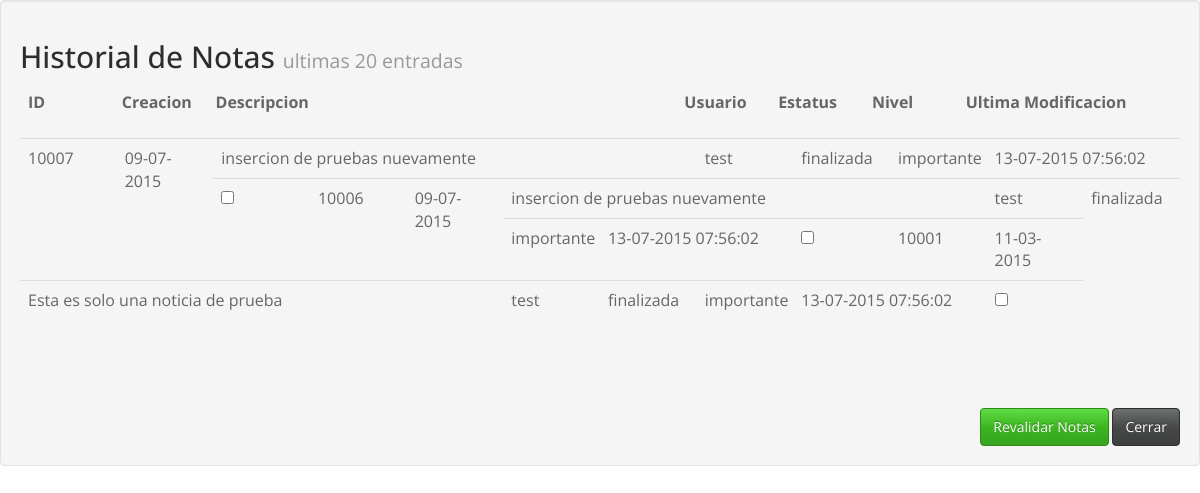
Page /sections/notas.php on the earlier database version.
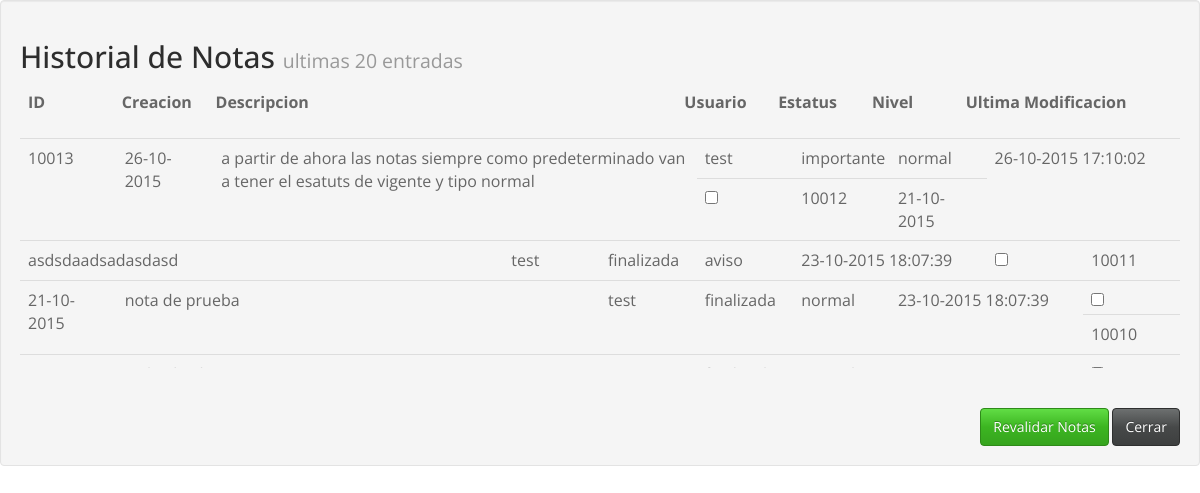
Same page on the later database version.
### tables this page shows
CREATE TABLE IF NOT EXISTS `notas` (
  `id` int(10) unsigned NOT NULL,
  `stampa` timestamp NOT NULL DEFAULT '0000-00-00 00:00:00',
  `fecha_crea` date NOT NULL DEFAULT '0000-00-00',
  `fecha_edit` datetime NOT NULL DEFAULT '0000-00-00 00:00:00',
  `estado` int(10) unsigned NOT NULL DEFAULT '0',
  `importancia` int(10) unsigned NOT NULL DEFAULT '0',
  `usuario` int(10) unsigned NOT NULL DEFAULT '0',
  `descripcion` text NOT NULL
);

CREATE TABLE IF NOT EXISTS `usuarios` (
  `id` int(10) unsigned NOT NULL,
  `username` varchar(45) NOT NULL DEFAULT '',
  `fullname` varchar(45) NOT NULL DEFAULT '',
  `email` varchar(50) NOT NULL DEFAULT '',
  `password` varchar(45) NOT NULL DEFAULT '',
  `level` int(10) unsigned NOT NULL DEFAULT '2'
);

CREATE TABLE IF NOT EXISTS `notas_status` (
  `id` int(10) unsigned NOT NULL,
  `valor` varchar(45) NOT NULL DEFAULT '',
  `descipcion` varchar(45) NOT NULL DEFAULT ''
);

CREATE TABLE IF NOT EXISTS `notas_nivel` (
  `id` int(10) unsigned NOT NULL,
  `valor` varchar(45) NOT NULL DEFAULT '',
  `descipcion` varchar(45) NOT NULL DEFAULT ''
);

### functions/funciones.php (called while the page is built, shortened)
<?php
function ultimasNotas(){
	$query = "SELECT 	n.id as id,
						n.fecha_crea as fecha,
						n.descripcion as descripcion,
						u.username as usuario,
						e.valor as estado,
						i.valor as importancia,
						n.fecha_edit as modificacion
	FROM notas n, usuarios u, notas_status e, notas_nivel i
			WHERE n.estado = e.id
			AND n.importancia = i.id
			AND	n.estado <> '1'
			AND n.usuario = u.id
			ORDER BY n.id DESC;";
	$res = mysql_query($query);
	return $res;
}
function convertir_fecha($date,$val){
	if($val == 0){
		$fecha = date("Y-m-d",strtotime($date));
	}else{
		$fecha = date("d-m-Y",strtotime($date));
	}
	return $fecha;
}
function fecha_visible($date,$val){
	if($val == 0){
		$fecha = date("Y-m-d H:i:s",strtotime($date));
	}else{
		$fecha = date("d-m-Y H:i:s",strtotime($date));
	}
	return $fecha;
}
?>

### sections/notas.php (the view, shortened to what this page needs)
<link type="text/css" rel="stylesheet" href="../css/bootstrap.css"  media="screen,projection"/></link>
<link type="text/css" rel="stylesheet" href="../css/custom.css"  media="screen,projection"/>
<?php
require_once('../functions/funciones.php');
?>
<body onunload="javascript:refreshParent()">
<div class="well bs-component col-lg-12">
	<h2>Historial de Notas <small>ultimas 20 entradas</small></h2>
<form name = "notas-v" method="POST" action="../functions/f-revalidaNota.php">
	<table class="table table-striped table-hover table-fixed">
		<thead>
			<tr>
				<th class="col-xs-1">ID</th>
				<th class="col-xs-1">Creacion</th>
				<th class="col-xs-5">Descripcion</th>
				<th class="col-xs-1">Usuario</th>
				<th class="col-xs-1">Estatus</th>
				<th class="col-xs-1">Nivel</th>
				<th class="col-xs-2">Ultima Modificacion</th>
				<th class="col-xs-1"></th>
			</tr>
		</thead>
		<tbody>
<?php
		$res = ultimasNotas();
		while($lista=mysql_fetch_array($res)){
			echo '<tr>
			<td class="col-xs-1">'.$lista['id'].'</td>
			<td class="col-xs-1">'.convertir_fecha($lista['fecha'],1).'</td>
			<td class="col-xs-5">'.$lista['descripcion'].'</td>
			<td class="col-xs-1">'.$lista['usuario'].'</td>
			<td class="col-xs-1">'.$lista['estado'].'</td>
			<td class="col-xs-1">'.$lista['importancia'].'</td>
			<td class="col-xs-2">'.fecha_visible($lista['modificacion'],1).'</td>
			<td class="col-xs-1"><input type="checkbox" name="nota[]" value="'.$lista['id'].'"></td></tr>';
		}
?>
	</tbody>
	</table>
	<br>
	<span class="botonera pull-right">
		<input class="btn btn-success" type="submit" name="actualiza" value="Revalidar Notas"/>
		<input class="btn btn-default" type="submit" name="cerrar" value="Cerrar" onclick="javascript:window.close()"/>
	</span>
</form>
</div>
</body>

### css/custom.css (style rules this page uses)
.table-fixed thead { width: 97%; }
.table-fixed tbody { height: 230px; overflow-y: auto; width: 100%; }
.table-fixed thead, .table-fixed tbody, .table-fixed tr, .table-fixed td, .table-fixed th { display: block; }
.table-fixed tbody td, .table-fixed thead > tr> th { float: left; border-bottom-width: 0; }

Differences in the rows shown:
no longer on this page (row edited): notas: id "10007", fecha_crea "09-07-2015", descripcion "insercion de pruebas nuevamente", usuario.username "test", estado.valor "finalizada", importancia.valor "importante", fecha_edit "13-07-2015 07:56:02"
no longer on this page (row edited): notas: id "10006", fecha_crea "09-07-2015", descripcion "insercion de pruebas nuevamente", usuario.username "test", estado.valor "finalizada", importancia.valor "importante", fecha_edit "13-07-2015 07:56:02"
no longer on this page (row edited): notas: id "10001", fecha_crea "11-03-2015", descripcion "Esta es solo una noticia de prueba", usuario.username "test", estado.valor "finalizada", importancia.valor "importante", fecha_edit "13-07-2015 07:56:02"
added notas: id "10013", fecha_crea "26-10-2015", descripcion "a partir de ahora las notas siempre como predeterminado van a tener el esatuts de vigente y tipo normal", usuario.username "test", estado.valor "importante", importancia.valor "normal", fecha_edit "26-10-2015 17:10:02"
added notas: id "10012", fecha_crea "21-10-2015", descripcion "asdsdaadsadasdasd", usuario.username "test", estado.valor "finalizada", importancia.valor "aviso", fecha_edit "23-10-2015 18:07:39"
added notas: id "10011", fecha_crea "21-10-2015", descripcion "nota de prueba", usuario.username "test", estado.valor "finalizada", importancia.valor "normal", fecha_edit "23-10-2015 18:07:39"
added notas: id "10010"
